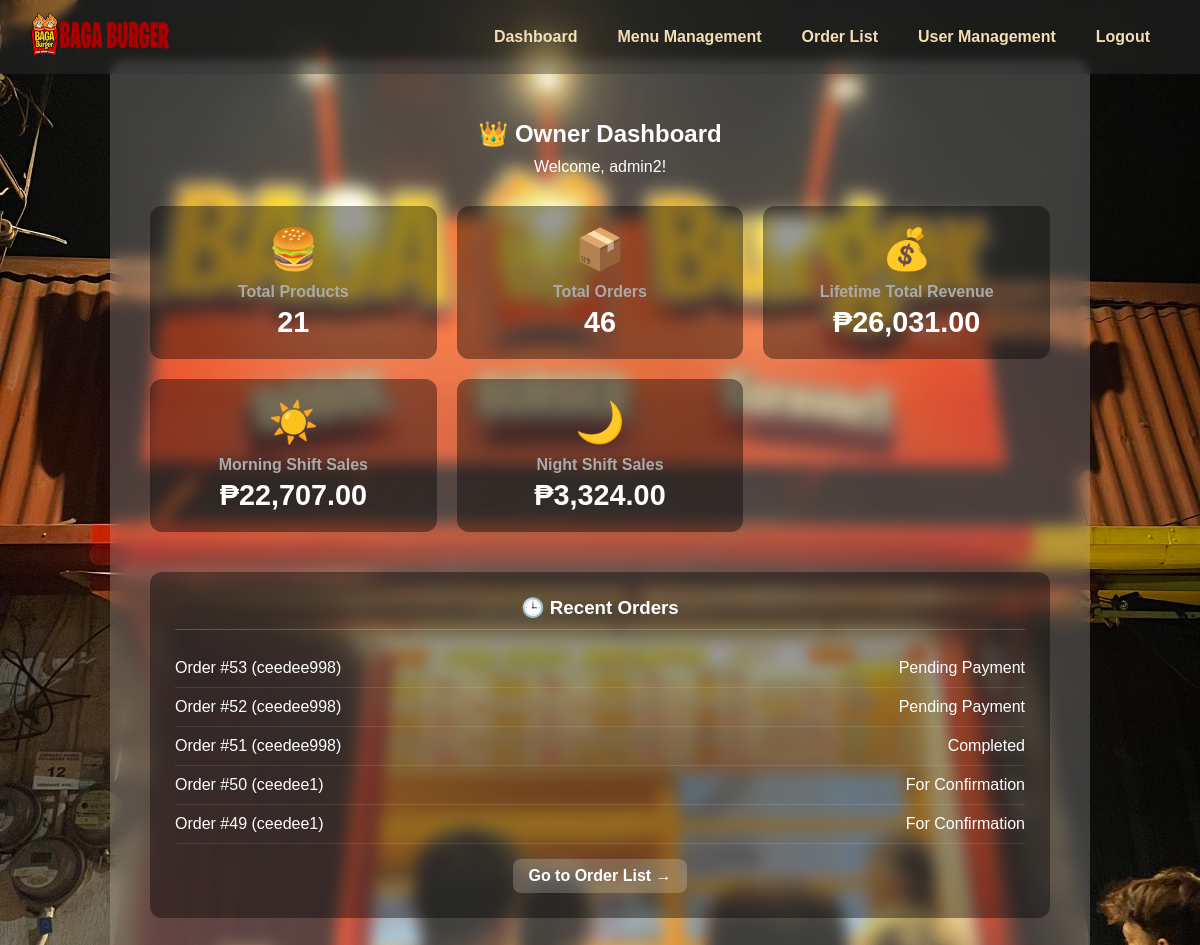
The page /owner.php (signed in) on the database its author committed.
### tables this page shows
CREATE TABLE `orders` (
  `id` int(11) NOT NULL,
  `user_id` int(11) NOT NULL,
  `created_at` datetime NOT NULL,
  `status` varchar(50) NOT NULL DEFAULT 'Pending',
  `total_amount` decimal(10,2) NOT NULL,
  `payment_method` varchar(50) NOT NULL,
  `payment_reference` varchar(255) DEFAULT NULL
);

CREATE TABLE `users` (
  `id` int(11) NOT NULL,
  `username` varchar(50) NOT NULL,
  `email` varchar(255) DEFAULT NULL,
  `contact_number` varchar(20) DEFAULT NULL,
  `password` varchar(255) NOT NULL,
  `verification_token` varchar(255) DEFAULT NULL,
  `role` enum('user','admin','owner') DEFAULT 'user',
  `is_active` tinyint(1) NOT NULL DEFAULT 0,
  `is_verified` tinyint(1) NOT NULL DEFAULT 0
);

### owner.php (the view, shortened to what this page needs)
<?php
require 'db.php';
$total_orders = $conn->query("SELECT COUNT(*) AS count FROM orders")->fetch_assoc()['count'] ?? 0;
$total_products = $conn->query("SELECT COUNT(*) AS count FROM menu")->fetch_assoc()['count'] ?? 0;
$revenue_sql = "
    SELECT SUM(oi.quantity * oi.price_at_purchase) AS total_revenue
    FROM orders o
    JOIN order_items oi ON o.id = oi.order_id
    WHERE o.status = 'Completed' OR o.status = 'Archived'";
$total_revenue = $conn->query($revenue_sql)->fetch_assoc()['total_revenue'] ?? 0;
$morning_shift_sql = "
    SELECT SUM(oi.quantity * oi.price_at_purchase) AS total
    FROM orders o
    JOIN order_items oi ON o.id = oi.order_id
    WHERE o.status = 'Completed' AND (HOUR(o.created_at) >= 6 AND HOUR(o.created_at) < 18)";
$morning_shift_revenue = $conn->query($morning_shift_sql)->fetch_assoc()['total'] ?? 0;
$night_shift_sql = "
    SELECT SUM(oi.quantity * oi.price_at_purchase) AS total
    FROM orders o
    JOIN order_items oi ON o.id = oi.order_id
    WHERE o.status = 'Completed' AND (HOUR(o.created_at) >= 18 OR HOUR(o.created_at) < 6)";
$night_shift_revenue = $conn->query($night_shift_sql)->fetch_assoc()['total'] ?? 0;
$recent_orders_sql = "
    SELECT o.id, u.username, o.status, o.total_amount
    FROM orders o
    JOIN users u ON o.user_id = u.id
    ORDER BY o.created_at DESC
    LIMIT 5";
$recent_orders_result = $conn->query($recent_orders_sql);
$low_stock_sql = "SELECT name, stock FROM menu WHERE stock <= 10 AND stock > 0 ORDER BY stock ASC";
$low_stock_result = $conn->query($low_stock_sql);
?>
<!DOCTYPE html>
<html lang="en">
<head>
  <link rel="stylesheet" href="style.css"/>
</head>
<body>
 <header>
  <nav>
    <div class="logo">
      <a href="owner.php"><img src="images.png" alt="Baga Burger Logo"></a>
    </div>
    <ul>
      <li><a href="owner.php" class="active">Dashboard</a></li>
      <li><a href="MenuManagementOwner.php">Menu Management</a></li>
      <li><a href="OrderList.php">Order List</a></li>
      <li><a href="user_management.php">User Management</a></li>
      <li><a href="logout.php">Logout</a></li>
    </ul>
  </nav>
</header>
<main>
  <section class="glass-section">
    <h1>👑 Owner Dashboard</h1>
    <p style="margin-top:-10px; margin-bottom:30px;">Welcome, <?= htmlspecialchars($_SESSION['username']) ?>!</p>
    <div class="dashboard-grid">
        <div class="stat-card">
            <div class="icon">🍔</div>
            <h3>Total Products</h3>
            <p><?= $total_products ?></p>
        </div>
        <div class="stat-card">
            <div class="icon">📦</div>
            <h3>Total Orders</h3>
            <p><?= $total_orders ?></p>
        </div>
        <div class="stat-card">
            <div class="icon">💰</div>
            <h3>Lifetime Total Revenue</h3>
            <p>₱<?= number_format($total_revenue, 2) ?></p>
        </div>
        <div class="stat-card">
            <div class="icon">☀️</div>
            <h3>Morning Shift Sales</h3>
            <p>₱<?= number_format($morning_shift_revenue, 2) ?></p>
        </div>
        <div class="stat-card">
            <div class="icon">🌙</div>
            <h3>Night Shift Sales</h3>
            <p>₱<?= number_format($night_shift_revenue, 2) ?></p>
        </div>
    </div>
    <div class="dashboard-grid">
        <?php if ($recent_orders_result && $recent_orders_result->num_rows > 0): ?>
            <div class="info-card <?php echo ($low_stock_result->num_rows == 0) ? 'full-width' : ''; ?>">
                <h3>🕒 Recent Orders</h3>
                <ul>
                    <?php while ($order = $recent_orders_result->fetch_assoc()): ?>
                        <li><span>Order #<?= $order['id'] ?> (<?= htmlspecialchars($order['username']) ?>)</span><span><?= htmlspecialchars($order['status']) ?></span></li>
                    <?php endwhile; ?>
                </ul>
                <a href="OrderList.php" class="card-link">Go to Order List →</a>
            </div>
        <?php endif; ?>
    </div>
  </section>
</main>
</body>
</html>

### style.css (style rules this page uses)
html, body { margin: 0; padding: 0; scroll-behavior: smooth; font-family: Arial, sans-serif; overflow-x: hidden; background: url('3.jpg') no-repeat center center/cover; background-size: cover; height: 100%; }
header { position: fixed; top: 0; width: 100%; background-color: rgba(51, 51, 51, 0.4); z-index: 1000; backdrop-filter: blur(5px); }
header nav { display: flex; align-items: center; justify-content: space-between; padding: 10px 30px; }
header .logo img { height: 50px; }
nav ul { display: flex; justify-content: center; list-style-type: none; margin: 0; padding: 1em 0; }
nav ul li { margin: 0 20px; }
nav ul li a { color: wheat; text-decoration: none; font-weight: bold; }
main { margin-top: 60px; }
.glass-section { background-color: rgba(255, 255, 255, 0.2); backdrop-filter: blur(8px); padding: 40px; max-width: 900px; margin: auto; border-radius: 15px; color: white; text-align: center; min-height: calc(100vh - 120px); display: flex; flex-direction: column; justify-content: center; }

### owner.php (style rules this page uses)
.dashboard-grid { display: grid; gap: 20px; grid-template-columns: repeat(auto-fit, minmax(220px, 1fr)); }
.stat-card { background: rgba(0, 0, 0, 0.4); padding: 20px; border-radius: 12px; color: white; text-align: center; }
.stat-card .icon { font-size: 2.5em; margin-bottom: 10px; }
.stat-card h3 { margin: 0 0 5px 0; color: #aaa; font-size: 1em; }
.stat-card p { margin: 0; font-size: 1.8em; font-weight: bold; }
.info-card { background: rgba(0,0,0,0.4); padding: 25px; border-radius: 12px; color: white; }
@media (min-width: 1024px) { .info-card.full-width { grid-column: 1 / 3; } }
.info-card h3 { margin-top: 0; border-bottom: 1px solid rgba(255,255,255,0.2); padding-bottom: 10px; }
.info-card ul { list-style: none; padding: 0; margin: 0; }
.info-card li { display: flex; justify-content: space-between; padding: 10px 0; border-bottom: 1px solid rgba(255,255,255,0.1); flex-wrap: wrap; gap: 5px; }
.info-card a.card-link { display: inline-block; margin-top: 15px; background: rgba(255,255,255,0.2); padding: 8px 15px; border-radius: 8px; text-decoration: none; color: white; font-weight: bold; }

### rows shown on the page
orders: id "53", user.username "ceedee998", status "Pending Payment"
orders: id "52", user.username "ceedee998", status "Pending Payment"
orders: id "51", user.username "ceedee998", status "Completed"
orders: id "50", user.username "ceedee1", status "For Confirmation"
orders: id "49", user.username "ceedee1", status "For Confirmation"

### other values the page prints
$_SESSION['username'] "admin2"
$total_products "21"
$total_orders "46"
$total_revenue "26,031.00"
$morning_shift_revenue "22,707.00"
$night_shift_revenue "3,324.00"
